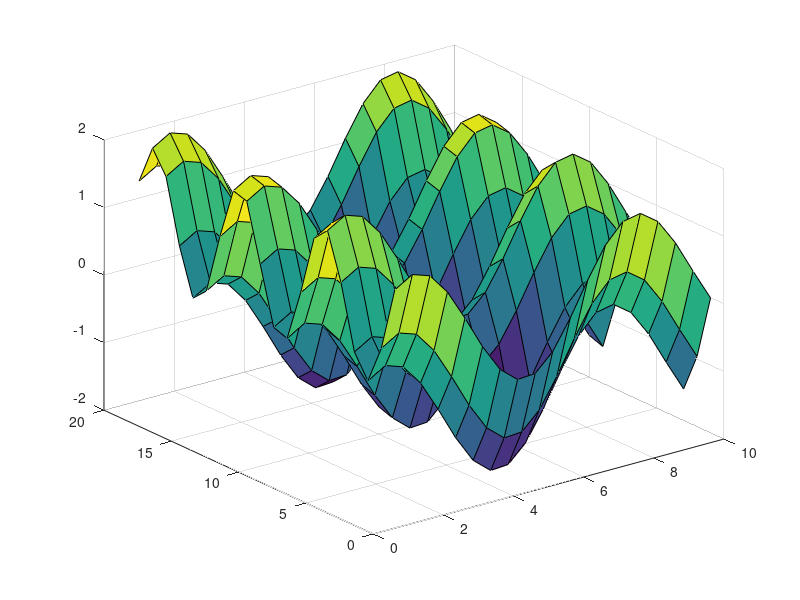

This figure's MATLAB source:
[X,Y]=meshgrid(1:0.5:10,1:20); %önce zemini hazırlayalım.Arayüzle de yapabilirsin.Kodunu da aşağıya yazar.
Z=sin(X)+cos(Y);
surf(X,Y,Z); % surf fonk. 3d çizdirmek için kullanılır.
% APPS kısmından çeşitli toolbox lar kullanılabilir.Farklı grafikler elde edebilirsin.
